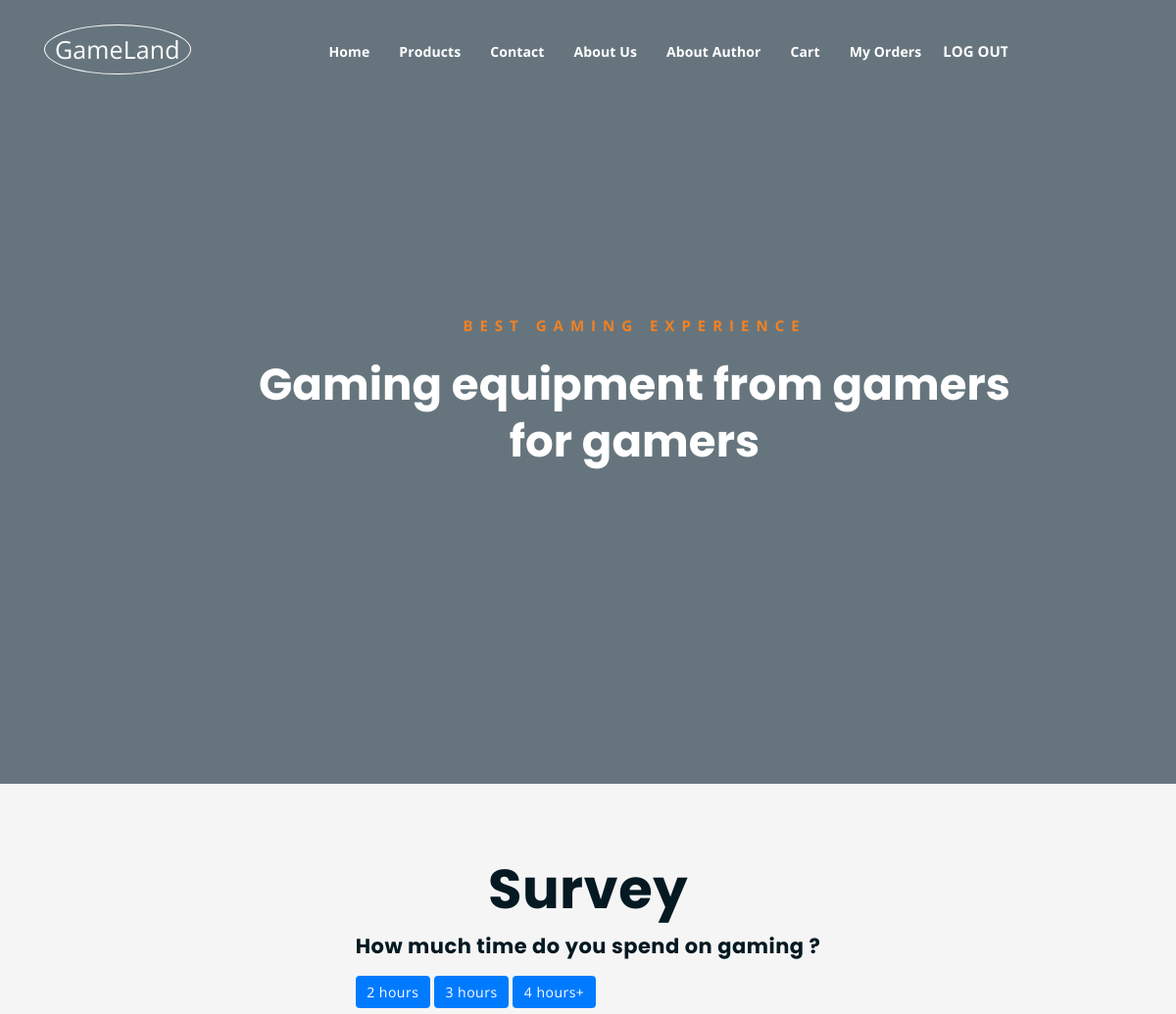
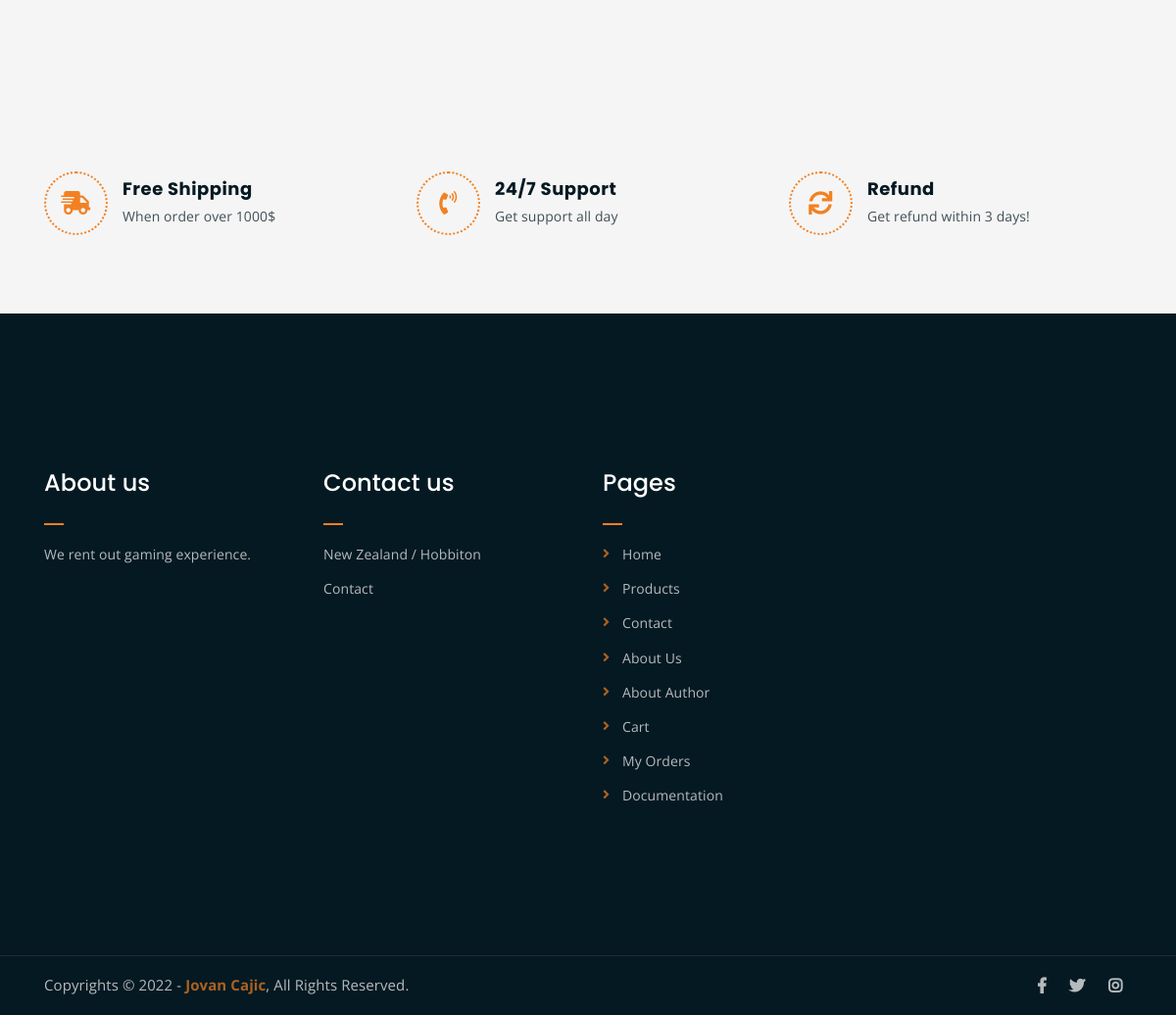
/ (signed in), run on the app's committed database (2 pictures, top to bottom).
### tables this page shows
CREATE TABLE `menu` (
  `menu_id` int(11) NOT NULL,
  `name` varchar(255) NOT NULL,
  `href` varchar(255) NOT NULL
);

CREATE TABLE `answers` (
  `answer_id` int(11) NOT NULL,
  `answer` varchar(255) NOT NULL
);

### index.php (the view, shortened to what this page needs)
<!DOCTYPE html>
<html lang="en">
<head>
    <?php
    require_once "inc/head.php";
    ?>
</head>
<body>
	<?php
    require_once "inc/header.php";
    ?>
	<div class="hero-area hero-bg">
		<div class="container">
			<div class="row">
				<div class="col-lg-9 offset-lg-2 text-center">
					<div class="hero-text">
						<div class="hero-text-tablecell">
							<p class="subtitle">Best Gaming Experience</p>
							<h1>Gaming equipment from gamers for gamers</h1>
						</div>
					</div>
				</div>
			</div>
		</div>
	</div>
	<?php if(isset($_SESSION["user"])):?>
	<div class="list-section pt-80 pb-80">
		<div class="container">
			<div class="row">
				<div class="col-lg-12 col-md-12 mb-4 mb-lg-12">
					<div class="list-box d-flex align-items-center justify-content-center">
						<div class="content">
							<h1 class="text-center">Survey</h1>
							<?php
								global $connection;
								$user_id = $_SESSION["user"]->user_id;
								$userAnswer = $connection->query("SELECT * FROM user_answer WHERE user_id = $user_id")->fetch();
								if($userAnswer){
									$answerId = $userAnswer->answer_id;
									$votes = $connection->query("SELECT * FROM user_answer")->rowCount();
									$yourVote = $connection->query("SELECT * FROM answers WHERE answer_id = $answerId")->fetch()->answer;
									?>
										<h3>Total votes: <?php echo $votes ?></h3>
										<h4>You voted for: <?php echo $yourVote?></h4>
										<div class="container votes" id="votes">
											<table class="table">
												<thead>
													<th>Answer</th>
													<th>Votes</th>
												</thead>
												<tbody>
											<?php
												foreach ($connection->query("SELECT * FROM answers")->fetchAll() as $answer) {
													$answerId = $answer->answer_id;
													$votes = $connection->query("SELECT COUNT(answer_id) as votes FROM user_answer WHERE answer_id = $answerId")->fetch()->votes;
													?>
													<tr>
														<td><?php echo $answer->answer?></td>
														<td><?php echo $votes?></td>
													</tr>
													<?php
												}
											?>
											</tbody>
											</table>
										</div>
									<?php
								}
								else{
									?>
									<h4>How much time do you spend on gaming ?</h4>
									<?php
									$answers = $connection->query("SELECT * FROM answers")->fetchAll();
									foreach ($answers as $answer) {
										?>
										<a href="backend/userAnswer.php?id=<?php echo $answer->answer_id?>" class="btn btn-primary"><?php echo $answer->answer?> </a>
										<?php
									}
								}
							?>
						</div>
					</div>
				</div>
			</div>
		</div>
	</div>
	<?php endif;?>
	<div class="list-section pt-80 pb-80">
		<div class="container">
			<div class="row">
				<div class="col-lg-4 col-md-6 mb-4 mb-lg-0">
					<div class="list-box d-flex align-items-center">
						<div class="list-icon">
							<i class="fas fa-shipping-fast"></i>
						</div>
						<div class="content">
							<h3>Free Shipping</h3>
							<p>When order over 1000$</p>
						</div>
					</div>
				</div>
				<div class="col-lg-4 col-md-6 mb-4 mb-lg-0">
					<div class="list-box d-flex align-items-center">
						<div class="list-icon">
							<i class="fas fa-phone-volume"></i>
						</div>
						<div class="content">
							<h3>24/7 Support</h3>
							<p>Get support all day</p>
						</div>
					</div>
				</div>
				<div class="col-lg-4 col-md-6">
					<div class="list-box d-flex justify-content-start align-items-center">
						<div class="list-icon">
							<i class="fas fa-sync"></i>
						</div>
						<div class="content">
							<h3>Refund</h3>
							<p>Get refund within 3 days!</p>
						</div>
					</div>
				</div>
			</div>
		</div>
	</div>
    <?php
    require_once "inc/footer.php";
    ?>
</body>
</html>

### inc/header.php (shortened to what this page needs)
<div class="top-header-area" id="sticker">
		<div class="container">
			<div class="row">
				<div class="col-lg-12 col-sm-12 text-center">
					<div class="main-menu-wrap">
						<div class="site-logo">
							<a href="index.php">
								<span class="logoIcon">GameLand</span>
							</a>
						</div>
						<nav class="main-menu">
							<ul>
								<?php
									global $connection;
									$menu = $connection->query("SELECT * FROM menu")->fetchAll();
									foreach ($menu as $m) {
										if(isset($_SESSION["user"]) AND $_SESSION["user"]->is_admin == 0 AND !in_array($m->href,["login.php","register.php","adminpanel.php"])){
											echo "<li><a href='$m->href'>$m->name</a></li>";
										}
									}
									if(isset($_SESSION["user"])){
										echo "<li class='ml-2'><form  action='backend/logout.php' method='POST'><input class='buttonFix' type='submit' value='Log out'></form></li>";
									}
								?>
							</ul>
						</nav>
					</div>
				</div>
			</div>
		</div>
	</div>

### inc/footer.php (shortened to what this page needs)
<div class="footer-area">
		<div class="container">
			<div class="row">
				<div class="col-lg-3 col-md-6">
					<div class="footer-box about-widget">
						<h2 class="widget-title">About us</h2>
						<p>We rent out gaming experience.</p>
					</div>
				</div>
				<div class="col-lg-3 col-md-6">
					<div class="footer-box get-in-touch">
						<h2 class="widget-title">Contact us</h2>
						<ul>
							<li>New Zealand / Hobbiton</li>
							<li><a href="contact.php">Contact</a></li>
						</ul>
					</div>
				</div>
				<div class="col-lg-3 col-md-6">
					<div class="footer-box pages">
						<h2 class="widget-title">Pages</h2>
						<ul>
						<?php
									global $connection;
									$menu = $connection->query("SELECT * FROM menu")->fetchAll();
									foreach ($menu as $m) {
										if(isset($_SESSION["user"]) AND $_SESSION["user"]->is_admin == 0 AND !in_array($m->href,["login.php","register.php","adminpanel.php"])){
											echo "<li><a href='$m->href'>$m->name</a></li>";
										}
									}
								?>
							<li><a href="Documentation.pdf">Documentation</a></li>
						</ul>
					</div>
				</div>
				<div class="col-lg-3 col-md-6">
				</div>
			</div>
		</div>
	</div>
	<div class="copyright">
		<div class="container">
			<div class="row">
				<div class="col-lg-6 col-md-12">
					<p>Copyrights &copy; 2022 - <a href="https://www.instagram.com/jovan_cajic/">Jovan Cajic</a>,  All Rights Reserved.</p>
				</div>
				<div class="col-lg-6 text-right col-md-12">
					<div class="social-icons">
						<ul>
							<li><a href="https://www.facebook.com" target="_blank"><i class="fab fa-facebook-f"></i></a></li>
							<li><a href="https://www.twitter.com" target="_blank"><i class="fab fa-twitter"></i></a></li>
							<li><a href="https://www.instagram.com" target="_blank"><i class="fab fa-instagram"></i></a></li>
						</ul>
					</div>
				</div>
			</div>
		</div>
	</div>

### assets/css/responsive.css (style rules this page uses)
@media only screen and (min-width: 992px) and (max-width: 1200px) { .hero-text h1 { font-size: 45px; } }

### data on the page
menu: name "Home"
menu: name "Products"
menu: name "Contact"
menu: name "About Us"
menu: name "About Author"
menu: name "Cart"
menu: name "My Orders"
answers: answer "2 hours"
answers: answer "3 hours"
answers: answer "4 hours+"
